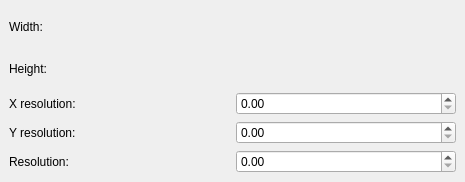
<ui version="4.0" >
 <class>WdgResolution</class>
 <widget class="QWidget" name="WdgResolution" >
  <property name="geometry" >
   <rect>
    <x>0</x>
    <y>0</y>
    <width>465</width>
    <height>182</height>
   </rect>
  </property>
  <property name="windowTitle" >
   <string>Image Resolution</string>
  </property>
  <layout class="QVBoxLayout" >
   <property name="margin" >
    <number>9</number>
   </property>
   <property name="spacing" >
    <number>6</number>
   </property>
   <item>
    <widget class="QLabel" name="lblWidth" >
     <property name="text" >
      <string>Width:</string>
     </property>
    </widget>
   </item>
   <item>
    <widget class="QLabel" name="lblHeight" >
     <property name="text" >
      <string>Height:</string>
     </property>
    </widget>
   </item>
   <item>
    <layout class="QHBoxLayout" >
     <property name="margin" >
      <number>0</number>
     </property>
     <property name="spacing" >
      <number>6</number>
     </property>
     <item>
      <widget class="QLabel" name="lblImageXRes" >
       <property name="text" >
        <string>X resolution:</string>
       </property>
      </widget>
     </item>
     <item>
      <widget class="QDoubleSpinBox" name="doubleResolution" />
     </item>
    </layout>
   </item>
   <item>
    <layout class="QHBoxLayout" >
     <property name="margin" >
      <number>0</number>
     </property>
     <property name="spacing" >
      <number>6</number>
     </property>
     <item>
      <widget class="QLabel" name="lblYResolution" >
       <property name="text" >
        <string>Y resolution:</string>
       </property>
      </widget>
     </item>
     <item>
      <widget class="QDoubleSpinBox" name="doubleResolution_2" />
     </item>
    </layout>
   </item>
   <item>
    <layout class="QHBoxLayout" >
     <property name="margin" >
      <number>0</number>
     </property>
     <property name="spacing" >
      <number>6</number>
     </property>
     <item>
      <widget class="QLabel" name="lblYResolution_3" >
       <property name="text" >
        <string>Resolution:</string>
       </property>
      </widget>
     </item>
     <item>
      <widget class="QDoubleSpinBox" name="doubleResolution_5" />
     </item>
    </layout>
   </item>
  </layout>
 </widget>
 <layoutdefault spacing="6" margin="11" />
 <customwidgets>
  <customwidget>
   <class>QDoubleSpinBox</class>
   <extends>QSpinBox</extends>
   <header>knuminput.h</header>
   <container>1</container>
  </customwidget>
 </customwidgets>
 <resources/>
 <connections/>
</ui>
